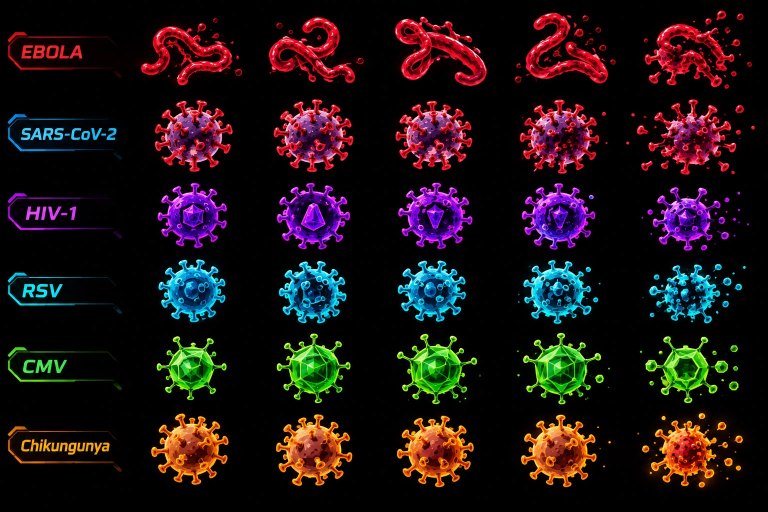
#> input picture art/source/pathogen-sheet.jpeg, 1536 x 1024 px (shown at 1/2 size)
$ python build_sprites.py
#> lines starting #> are read from the running program, lines starting #| are printed output that depends on the picture; after the words box and inside, x2 and y2 are one past the last pixel; in counts of white or black regions, pixels touching at a corner belong together
#!/usr/bin/env python3
"""Build public/assets/sprites/pathogens.png from art/source/pathogen-sheet.jpeg.

The source art is six pathogens (rows) x five poses (columns) on black:
idle1, idle2, attack, hit, death. Each pose is soft-keyed, centred on its body,
and packed into a uniform cell for Phaser's spritesheet loader.

Run: python3 tools/build_sprites.py
Requirements: pip install pillow numpy scipy
"""
import json
import sys
from pathlib import Path

import numpy as np
from PIL import Image
from scipy import ndimage as ndi

ROOT = Path(__file__).resolve().parent.parent
SRC = ROOT / "art" / "source" / "pathogen-sheet.jpeg"
OUT = ROOT / "public" / "assets" / "sprites" / "pathogens.png"
METRICS_OUT = ROOT / "js" / "sprites" / "spriteMetrics.js"

# Row order must match PATHOGENS[*].row in js/sprites/spriteConfig.js.
PATHOGEN_ORDER = ["ebola", "sars", "hiv", "rsv", "cmv", "chik"]
POSES = ["idle1", "idle2", "attack", "hit", "death"]

# Crop windows in the 1536x1024 source: y-bands per row, x-edges per column.
ROW_BANDS = [(12, 188), (190, 358), (358, 510), (512, 656), (658, 816), (818, 990)]
COL_EDGES = [258, 500, 745, 995, 1240, 1536]

BG_MAX = 30
KEY_LO, KEY_HI = 12, 70
PAD = 6


def cut_pose(img: np.ndarray):
    """Return (RGBA float array, main-body bbox) for one cropped pose."""
    img = img.astype(np.float32)
    mx = img.max(axis=2)
    fg = mx >= BG_MAX
    fg = ndi.binary_closing(fg, iterations=2)
    solid = ndi.binary_fill_holes(fg)
    core = ndi.binary_erosion(solid, iterations=2)

    soft = np.clip((mx - KEY_LO) / float(KEY_HI - KEY_LO), 0.0, 1.0) ** 0.85
    alpha = np.where(core, 1.0, soft)
    safe = np.maximum(alpha, 1e-3)[..., None]
    rgb = np.where(core[..., None], img, np.clip(img / safe, 0, 255))
    rgba = np.dstack([rgb, alpha * 255.0])

    labels, n = ndi.label(solid)
    if n == 0:
        raise RuntimeError("empty pose in source crop")
    sizes = ndi.sum(solid, labels, range(1, n + 1))
    keep = [i + 1 for i, size in enumerate(sizes) if size >= 0.08 * sizes.max()]
    main = np.isin(labels, keep)
    ys, xs = np.nonzero(main)
    if not len(xs):
        raise RuntimeError("could not determine main body bounds")
    return rgba, (xs.min(), xs.max() + 1, ys.min(), ys.max() + 1)


def main():
    if not SRC.exists():
        sys.exit(f"missing source art: {SRC}")
    sheet = np.asarray(Image.open(SRC).convert("RGB"))
#> sheet is the input picture: shape (1024, 1536, 3); mean R, G, B 30.2, 18.6, 19.9
    if sheet.shape[:2] != (1024, 1536):
        sys.exit(f"expected a 1536x1024 source sheet, got {sheet.shape[1]}x{sheet.shape[0]}")

    poses = {}
    for row, (y0, y1) in enumerate(ROW_BANDS):
        for col in range(len(POSES)):
            x0, x1 = COL_EDGES[col], COL_EDGES[col + 1]
            poses[(row, col)] = cut_pose(sheet[y0:y1, x0:x1])
#> this loop made 6 passes
#> pass 1, in cut_pose, `img = img.astype(np.float32)`:
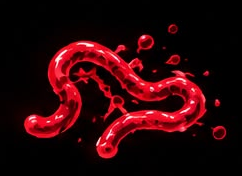
#> img: shape (176, 242, 3) float32; mean of channels 0, 1, 2 44.2, 5.2, 8.7; drawn as R, G, B
#> pass 1, in cut_pose, `mx = img.max(axis=2)`:
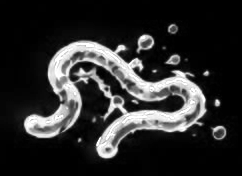
#> mx: shape (176, 242) float32; min 0, max 255, mean 44.2
#> pass 1, in cut_pose, `fg = mx >= BG_MAX`:
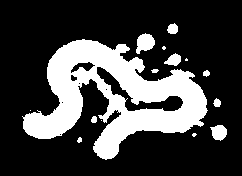
#> fg: shape (176, 242) bool; 25.6% white; 15 white regions (5 under 20 px), largest, box (x1, y1, x2, y2) and area: (22, 39, 208, 160) 9989, (136, 33, 155, 54) 268, (210, 125, 227, 141) 194
#> pass 1, in cut_pose, `fg = ndi.binary_closing(fg, iterations=2)`:
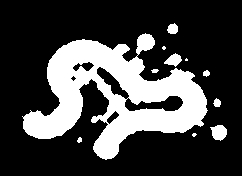
#> fg: shape (176, 242) bool; 26% white; 11 white regions (3 under 20 px), largest, box (x1, y1, x2, y2) and area: (22, 33, 208, 160) 10486, (210, 125, 227, 141) 194, (164, 53, 182, 67) 143
#> after the loop, poses = 30 items

    half_w = half_h = 0
#> half_w = 0; half_h = 0
    for rgba, (bx0, bx1, by0, by1) in poses.values():
        cx, cy = (bx0 + bx1) / 2, (by0 + by1) / 2
        ys, xs = np.nonzero(rgba[..., 3] > 8)
        half_w = max(half_w, cx - xs.min(), xs.max() + 1 - cx)
        half_h = max(half_h, cy - ys.min(), ys.max() + 1 - cy)
#> this loop made 30 passes
#> (bx0, bx1, by0, by1, cx, cy, half_w, half_h) on passes 1 to 12: (23, 208, 39, 160, 115.5, 99.5, 113.5, 77.5), (37, 211, 21, 155, 124, 88, 113.5, 77.5), (44, 230, 20, 161, 137, 90.5, 113.5, 77.5), (55, 222, 13, 156, 138.5, 84.5, 113.5, 77.5), (49, 230, 35, 163, 139.5, 99, 125.5, 95), (51, 208, 10, 154, 129.5, 82, 125.5, 95), (46, 208, 8, 155, 127, 81.5, 125.5, 95), (45, 201, 11, 152, 123, 81.5, 125.5, 95), (44, 204, 8, 158, 124, 83, 125.5, 95), (56, 233, 8, 161, 144.5, 84.5, 133.5, 95), (56, 197, 8, 139, 126.5, 73.5, 133.5, 95), (53, 201, 7, 142, 127, 74.5, 133.5, 95)
    cell_w = int(np.ceil(half_w + PAD)) * 2
#> cell_w = 280
    cell_h = int(np.ceil(half_h + PAD)) * 2
#> cell_h = 202

    out = np.zeros((cell_h * len(PATHOGEN_ORDER), cell_w * len(POSES), 4), np.uint8)
    body = {}
    for row, name in enumerate(PATHOGEN_ORDER):
        for col, pose in enumerate(POSES):
            rgba, (bx0, bx1, by0, by1) = poses[(row, col)]
            dx = int(round(cell_w / 2 - (bx0 + bx1) / 2))
            dy = int(round(cell_h / 2 - (by0 + by1) / 2))
            ys, xs = np.nonzero(rgba[..., 3] > 0)
            for y, x in zip(ys, xs):
                ty, tx = y + dy + row * cell_h, x + dx + col * cell_w
                if row * cell_h <= ty < (row + 1) * cell_h and col * cell_w <= tx < (col + 1) * cell_w:
                    out[ty, tx] = np.clip(rgba[y, x], 0, 255)
            if pose in ("idle1", "idle2"):
                body.setdefault(name, []).append((bx1 - bx0, by1 - by0))
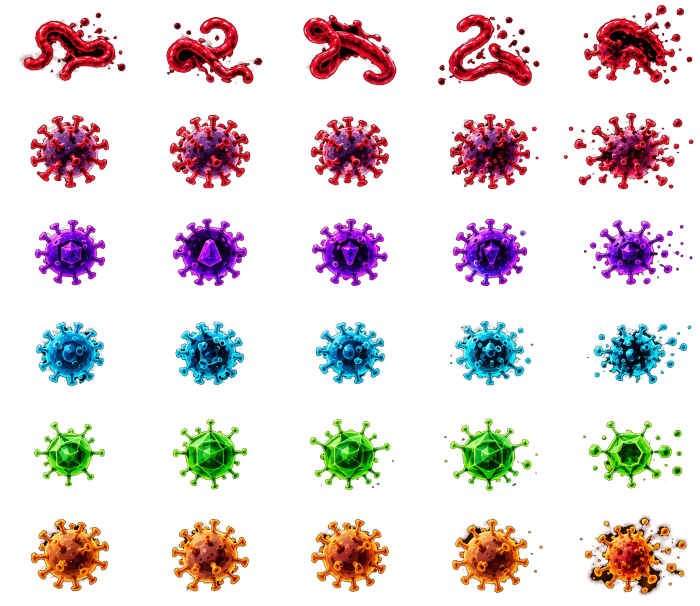
#> out: shape (1212, 1400, 4) (shown at 1/2 size); mean of channels 0, 1, 2, 3 29, 16.9, 18.1, 55.1; transparent parts drawn white
#> after the loop, body = {'ebola': [(185, 121), (174, 134)], 'sars': [(157, 144), (162, 147)], 'hiv': [(141, 131), (148, 135)], 'rsv': [(136, 127), (138, 126)], 'cmv': [(141, 129), (148, 140)], 'chik': [(156, 143), (153, 145)]}

    OUT.parent.mkdir(parents=True, exist_ok=True)
    METRICS_OUT.parent.mkdir(parents=True, exist_ok=True)
    Image.fromarray(out, "RGBA").save(OUT, optimize=True)

    summary = {}
    for name in PATHOGEN_ORDER:
        bw = round(float(np.mean([size[0] for size in body[name]])))
        bh = round(float(np.mean([size[1] for size in body[name]])))
        summary[name] = {"row": PATHOGEN_ORDER.index(name), "bodyHeight": bh, "bodyWidth": bw}
#> this loop made 6 passes
#> (bw, bh) on passes 1 to 6: (180, 128), (160, 146), (144, 133), (137, 126), (144, 134), (154, 144)
#> after the loop, summary = 6 items

    metrics = {
        "frameWidth": cell_w,
        "frameHeight": cell_h,
        "columns": len(POSES),
        "rows": len(PATHOGEN_ORDER),
        "pathogens": summary,
    }
    METRICS_OUT.write_text(
        "// Generated by tools/build_sprites.py; do not edit by hand.\n"
        + "export const SPRITE_METRICS = " + json.dumps(metrics, indent=2) + ";\n",
        encoding="utf-8",
    )

    print(f"wrote {OUT.relative_to(ROOT)} ({out.shape[1]}x{out.shape[0]} px)")
#| wrote public/assets/sprites/pathogens.png (1400x1212 px)
    print(f"wrote {METRICS_OUT.relative_to(ROOT)}")
    print(f"frameWidth: {cell_w}, frameHeight: {cell_h}, columns: {len(POSES)}, rows: {len(PATHOGEN_ORDER)}")
#| frameWidth: 280, frameHeight: 202, columns: 5, rows: 6
    print(json.dumps(summary, indent=2))
#> (printed output is left out)


if __name__ == "__main__":
    main()
